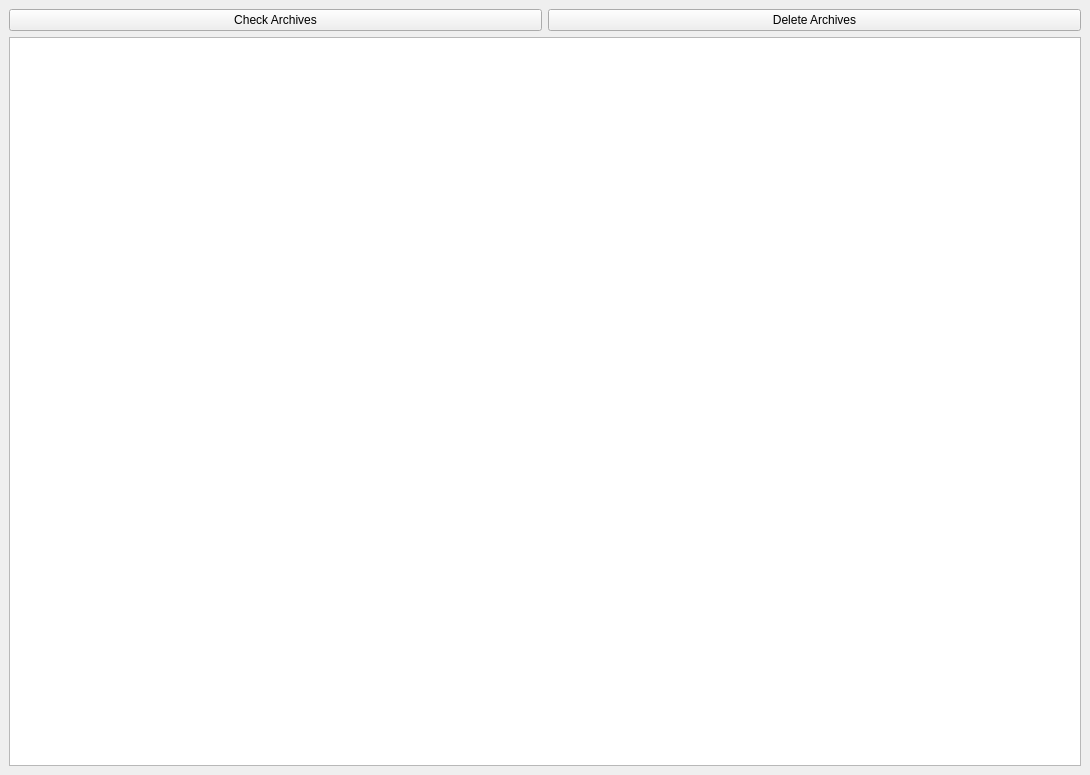
<?xml version="1.0" encoding="UTF-8"?>
<ui version="4.0">
 <class>MainWindow</class>
 <widget class="QMainWindow" name="MainWindow">
  <property name="geometry">
   <rect>
    <x>0</x>
    <y>0</y>
    <width>1090</width>
    <height>775</height>
   </rect>
  </property>
  <property name="windowTitle">
   <string>MainWindow</string>
  </property>
  <widget class="QWidget" name="centralwidget">
   <layout class="QGridLayout" name="gridLayout">
    <item row="0" column="0">
     <widget class="QPushButton" name="btnCheck">
      <property name="text">
       <string>Check Archives</string>
      </property>
     </widget>
    </item>
    <item row="1" column="0" colspan="2">
     <widget class="QTextEdit" name="textEdit">
      <property name="font">
       <font>
        <family>Courier New</family>
       </font>
      </property>
     </widget>
    </item>
    <item row="0" column="1">
     <widget class="QPushButton" name="btnDelete">
      <property name="text">
       <string>Delete Archives</string>
      </property>
     </widget>
    </item>
   </layout>
  </widget>
 </widget>
 <resources/>
 <connections/>
</ui>
